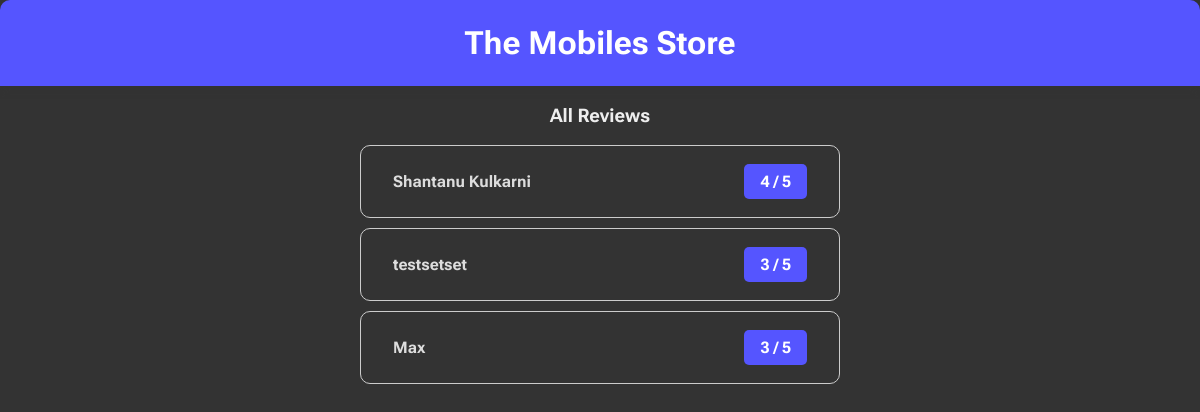
The page /feedback/review-list2 on the database as committed earlier.
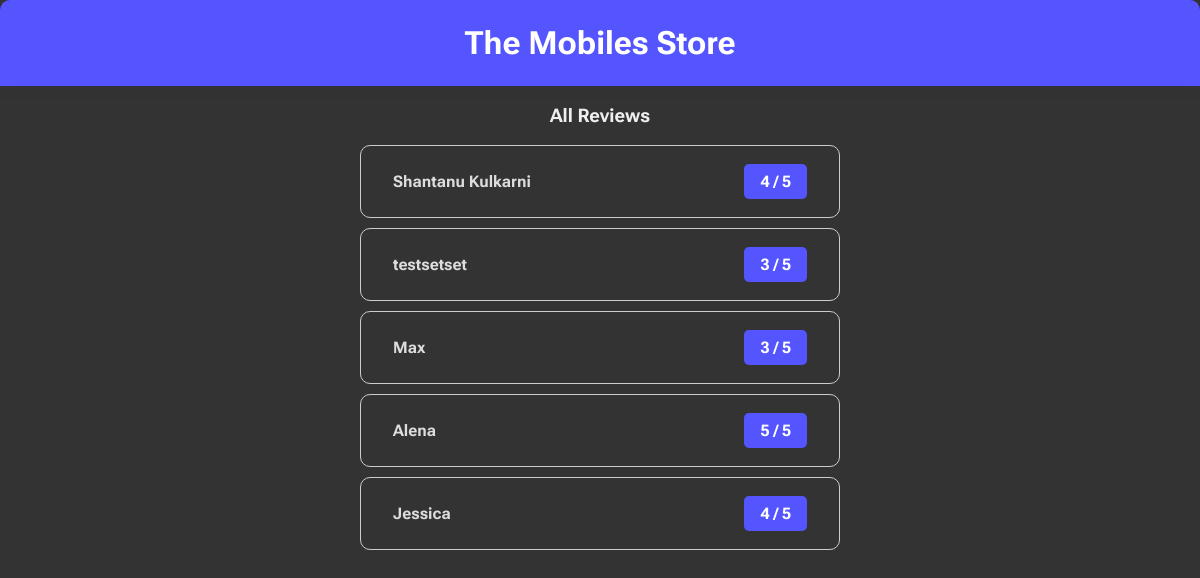
The same page on the database as committed later.
### feedback/models.py (models this page shows)
class ReviewModel(models.Model):
    name = models.CharField(max_length=100)
    email = models.EmailField()
    text = models.TextField()
    rating = models.IntegerField()

### feedback/views.py (the view)
# urls.py: path("review-list2", views.ReviewListView2.as_view())
class ReviewListView2(ListView):
    template_name = "feedback/review_list.html"
    model = ReviewModel
    context_object_name = "reviews"

### feedback/templates/feedback/review_list.html (shortened to what this page needs)
{% extends 'base.html' %}
{% load static %}
{% block static %}
    <link rel="stylesheet" href="{% static 'feedback/review_list.css' %}">
{% endblock static %}
{% block body %}
    <div class="main-body">
        <h1 class="heading">The Mobiles Store</h1>
        <h3 class="subtitle">All Reviews</h3>
        <ul>
            {% for review in reviews %}
                <li>
                    <a href="{% url 'review-details' review.pk %}">
                        <h4 class="review-title">
                            <span>{{ review.name }} </span>
                            <span class="rating">{{ review.rating }} / 5</span>
                        </h4>
                    </a>
                </li>
            {% endfor %}
        </ul>
    </div>
{% endblock body %}

Rows that differ between the two databases and show on the page:
added ReviewModel: name "Alena", rating "5"
added ReviewModel: name "Jessica", rating "4"
